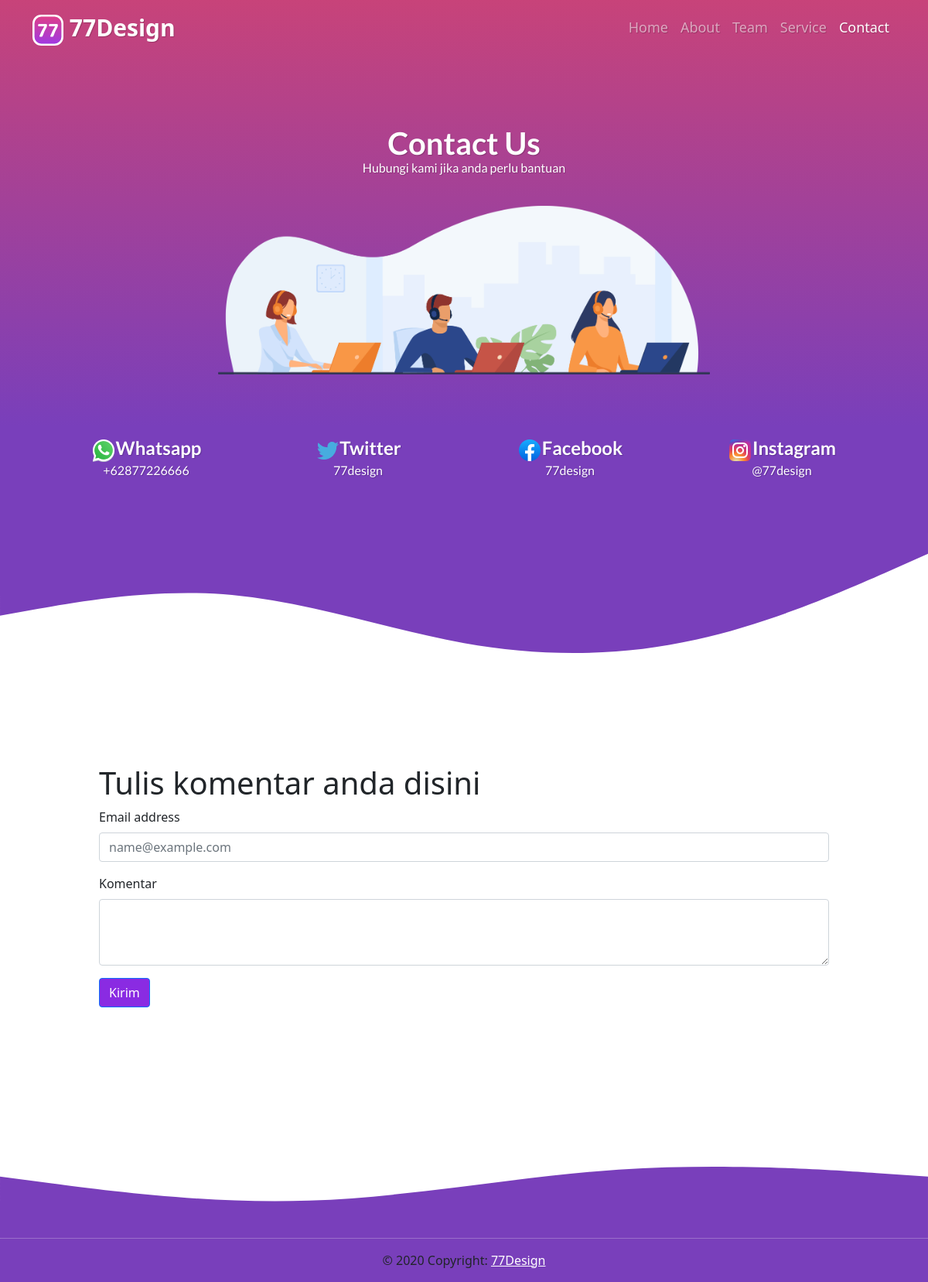
The page /contact.php on the database its author committed.
### tables this page shows
CREATE TABLE `contact` (
  `id` int(11) NOT NULL,
  `nama` varchar(128) NOT NULL,
  `deskripsi` text NOT NULL,
  `file` varchar(128) NOT NULL
);

### contact.php (the view, shortened to what this page needs)
<!DOCTYPE html>
<html lang="en">
<head>
  <link href="https://cdn.jsdelivr.net/npm/bootstrap@5.0.1/dist/css/bootstrap.min.css" rel="stylesheet" />
  <link rel="stylesheet" href="css/contact.css" />
</head>
<body>
  <nav class="navbar navbar-expand-lg navbar-dark">
    <div class="container">
      <a class="navbar-brand" href="#">
        <img src="assets/Group 1.svg" alt="" width="40" height="40" class="logo d-inline-block" />
        77Design</a>
      <div class="collapse navbar-collapse" id="navbarNav">
        <ul class="navbar-nav ms-auto">
          <li class="nav-item">
            <a class="nav-link" href="index.php">Home</a>
          </li>
          <li class="nav-item">
            <a class="nav-link" href="about.php">About</a>
          </li>
          <li class="nav-item">
            <a class="nav-link" href="team.php">Team</a>
          </li>
          <li class="nav-item">
            <a class="nav-link" href="service.php">Service</a>
          </li>
          <li class="nav-item">
            <a class="nav-link active" href="contact.php">Contact</a>
          </li>
        </ul>
      </div>
    </div>
  </nav>
  <section class="jumbotron">
    <div class="row text-center">
      <h1 style="margin-top: 100px;">Contact Us</h1>
      <h6 style="margin-top: -10px;">Hubungi kami jika anda perlu bantuan</h6>
    </div>
    <div class="col-lg text-center gambar-contact">
      <img src="assets/Asset 1.png" style=" padding: 2rem 2rem;" alt="">
    </div>
    <div class="row align-items-center paneljumbo text-center">
      <?php
      include("config.php");
      $sql = "SELECT * FROM `contact` ";
      $hasil = mysqli_query($conn, $sql) or exit("Error query: <b>" . $sql . "</b>.");
      while ($data = mysqli_fetch_assoc($hasil)) {
      ?>
        <div class="col">
          <img src="assets/images/<?php echo $data['file']; ?>" alt=""><span><?php echo $data['nama']; ?></span>
          <h6><?php echo $data['deskripsi']; ?></h6>
        </div>
      <?php } ?>
    </div>
  </section>
  <section class="review ">
    <div class="col">
      <h1>Tulis komentar anda disini</h1>
    </div>
    <div class="mb-3">
      <label for="exampleFormControlInput1" class="form-label">Email address</label>
      <input type="email" class="form-control" id="exampleFormControlInput1" placeholder="name@example.com">
    </div>
    <div class="mb-3">
      <label for="exampleFormControlTextarea1" class="form-label">Komentar</label>
      <textarea class="form-control" id="exampleFormControlTextarea1" rows="3"></textarea>
    </div>
    <div class="mb3">
      <button type="button" class="btn btn-primary">Kirim</button>
    </div>
  </section>
  <div class="text-center p-3" style="background-color: rgba(121, 63, 187, 1);">
    © 2020 Copyright:
    <a class="text-white">77Design</a>
  </div>
</body>
</html>

### css/contact.css (style rules this page uses)
@media (min-width: 992px) { .jumbotron { font-family: "Lato", sans-serif; color: white; background: rgb(121, 63, 187); background: linear-gradient(0deg, rgba(121, 63, 187, 1) 20%, rgba(200, 67, 121, 1) 100%); font-size: 1.5rem; background-size: cover; margin-top: -75px; padding: 4rem; text-shadow: 1px 1px 1px rgba(0, 0, 0, 0.2); } }
@media (min-width: 992px) { .jumbotron span { font-weight: bold; } }
@media (min-width: 992px) { .jumbotron img { width: 300x; } }
@media (min-width: 992px) { .jumbotron h1 { font-weight: bold; } }
@media (min-width: 992px) { .paneljumbo { margin-top: 45px; } }
@media (min-width: 992px) { .review { padding: 2rem 8rem; } }
@media (min-width: 992px) { .review button { background-color: blueviolet; } }
@media (min-width: 992px) { .navbar-brand { font-weight: 600; font-size: 30px; background-color: transparent !important; color: white !important; text-shadow: 1px 1px 1px rgba(0, 0, 0, 0.2); } }
@media (min-width: 992px) { .navbar { background-color: transparent !important; } }
@media (min-width: 992px) { .nav-link { text-shadow: 1px 1px 1px rgba(0, 0, 0, 0.2); font-size: 18px; } }
@media (min-width: 992px) { .gambar-contact img { width: 700px; } }

### rows shown on the page
contact: file (picture), nama "Whatsapp", deskripsi "+62877226666"
contact: file (picture), nama "Twitter", deskripsi "77design"
contact: file (picture), nama "Facebook", deskripsi "77design"
contact: file (picture), nama "Instagram", deskripsi "@77design"
